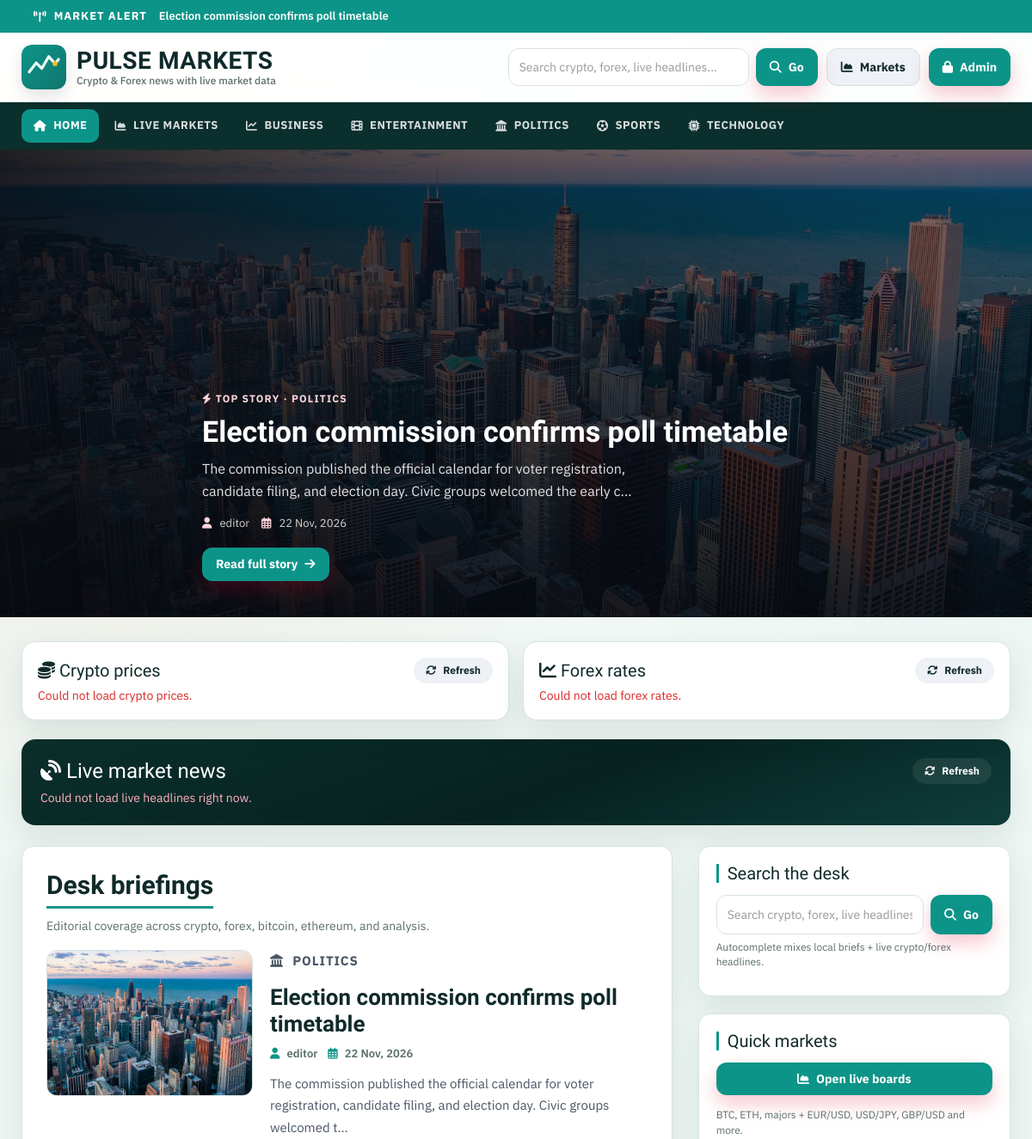
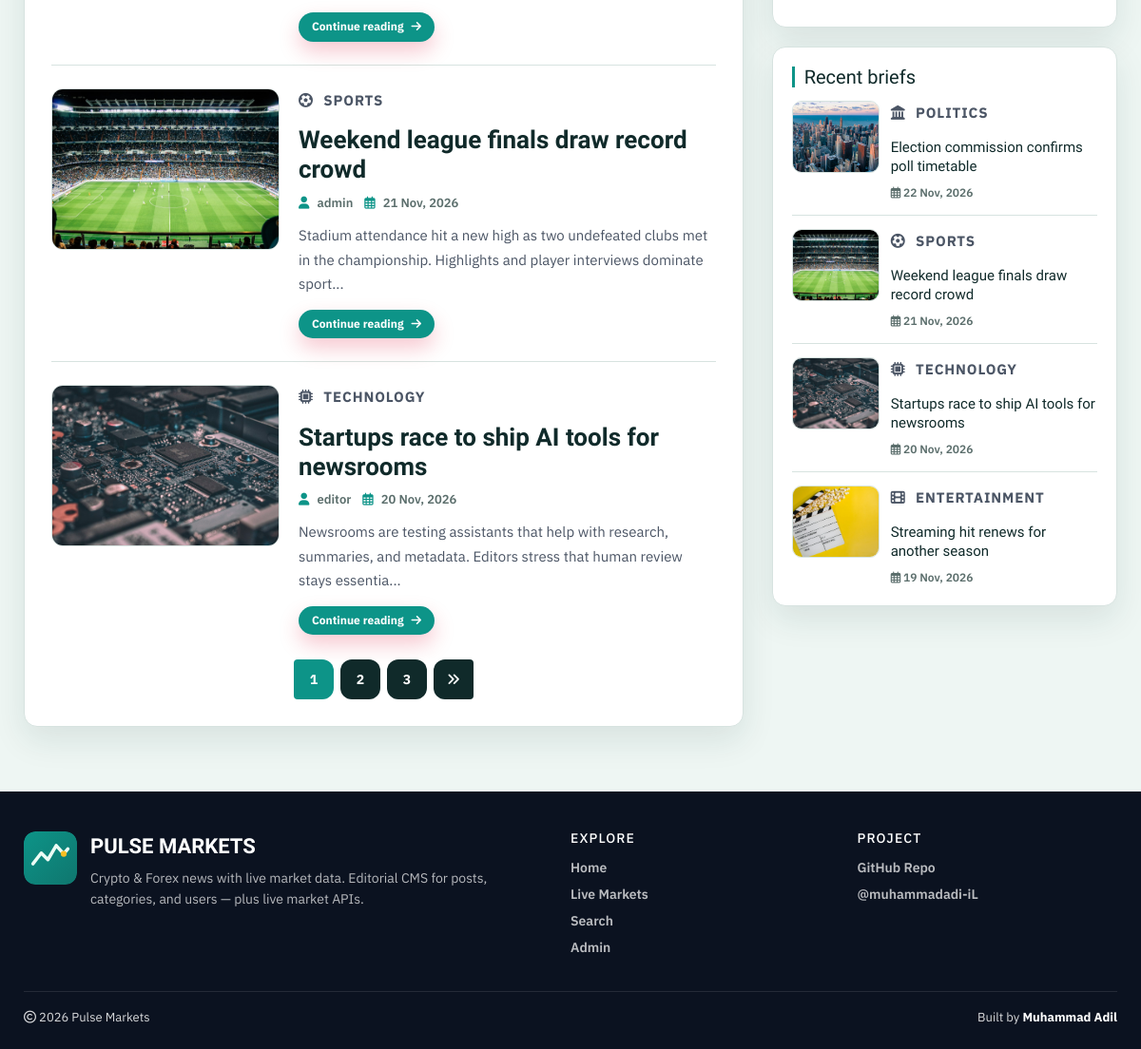
Before: / with the older database file (2 pictures, top to bottom).
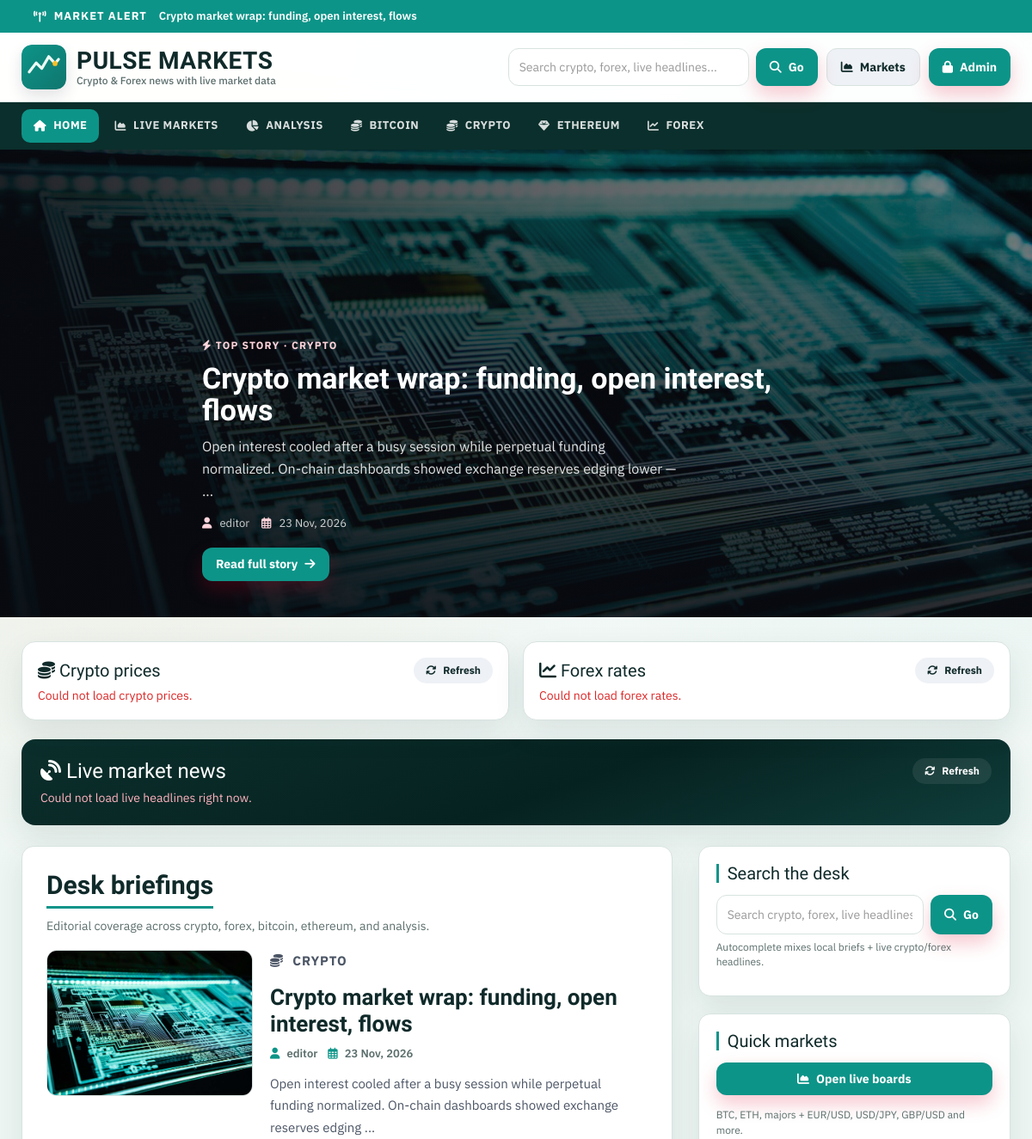
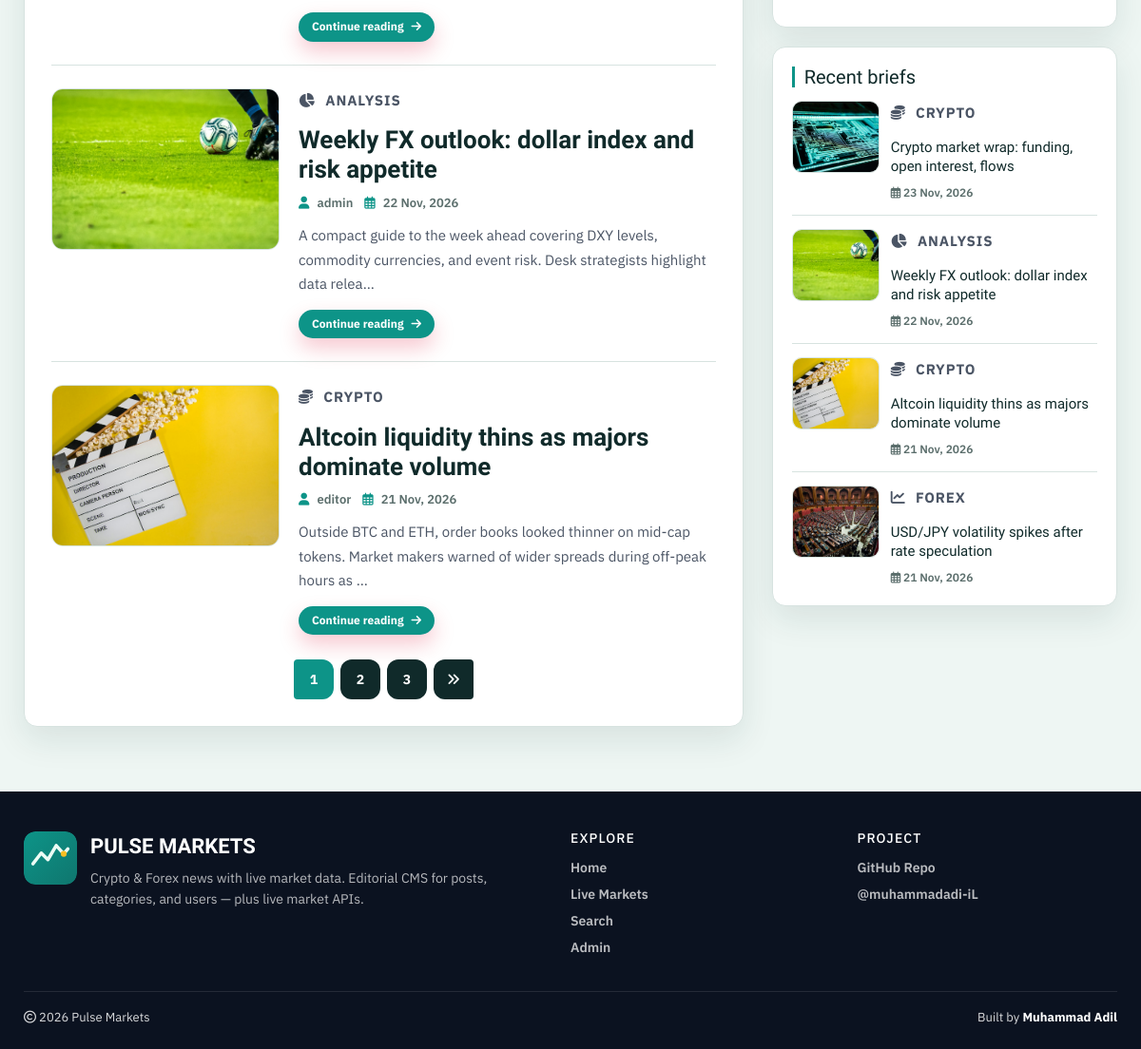
After: the same page with the newer database file (2 pictures, top to bottom).
### tables this page shows
CREATE TABLE `posts` (
  `id` int(11) NOT NULL AUTO_INCREMENT,
  `post_title` varchar(200) NOT NULL,
  `post_keywords` text NOT NULL,
  `post_content` int(11) NOT NULL,
  `post_date` varchar(50) NOT NULL,
  `post_author` int(11) NOT NULL,
  `post_image` varchar(255) NOT NULL DEFAULT 'post-format.jpg',
  PRIMARY KEY (`id`)
);

CREATE TABLE `category` (
  `id` int(11) NOT NULL AUTO_INCREMENT,
  `category_name` varchar(100) NOT NULL,
  `post` int(11) NOT NULL DEFAULT 0,
  PRIMARY KEY (`id`)
);

CREATE TABLE `users` (
  `id` int(11) NOT NULL AUTO_INCREMENT,
  `first_name` varchar(30) NOT NULL,
  `last_name` varchar(30) NOT NULL,
  `username` varchar(30) DEFAULT NULL,
  `password` varchar(40) DEFAULT NULL,
  `role` int(11) NOT NULL COMMENT '1=Admin, 0=Normal',
  PRIMARY KEY (`id`)
);

### includes/helpers.php (called while the page is built, shortened)
<?php
function post_image_src($filename, $prefix = '')
{
    $filename = trim((string) $filename);
    $candidates = [
        'images/' . $filename,
        'admin/upload/' . $filename,
    ];
    $root = dirname(__DIR__);
    foreach ($candidates as $rel) {
        if (is_file($root . '/' . $rel)) {
            return $prefix . $rel;
        }
    }
    return $prefix . 'images/post-format.jpg';
}
function e($value)
{
    return htmlspecialchars((string) $value, ENT_QUOTES, 'UTF-8');
}
function category_icon($name)
{
    $key = strtolower(trim((string) $name));
    $map = [
        'crypto' => 'fa-coins',
        'bitcoin' => 'fa-coins',
        'ethereum' => 'fa-gem',
        'forex' => 'fa-chart-line',
        'analysis' => 'fa-chart-pie',
        'macro' => 'fa-globe',
        'defi' => 'fa-link',
        'markets' => 'fa-chart-area',
        'politics' => 'fa-landmark',
        'sports' => 'fa-futbol',
        'business' => 'fa-chart-line',
        'entertainment' => 'fa-film',
        'technology' => 'fa-microchip',
        'health' => 'fa-heart-pulse',
        'science' => 'fa-flask',
        'world' => 'fa-earth-americas',
    ];
    return $map[$key] ?? 'fa-bookmark';
}
function site_brand()
{
    return [
        'name' => 'Pulse Markets',
        'short' => 'PULSE',
        'tagline' => 'Crypto & Forex news with live market data',
    ];
}

### config.php (called while the page is built, shortened)
<?php
$hostname = "http://localhost/news-site";
require_once __DIR__ . '/includes/helpers.php';

### index.php (the view, shortened to what this page needs)
<?php include 'header.php'; ?>
    <div id="main-content">
            <?php
            include "config.php";
            $featured_sql = "SELECT posts.id, posts.post_title, posts.post_keywords, posts.post_date, posts.post_author, posts.post_image, category.category_name, users.username, posts.post_content
                             FROM posts
                             LEFT JOIN category ON posts.post_content = category.id
                             LEFT JOIN users ON posts.post_author = users.id
                             ORDER BY posts.id DESC LIMIT 1";
            $featured_res = mysqli_query($conn, $featured_sql);
            $featured = $featured_res ? mysqli_fetch_assoc($featured_res) : null;
            if ($featured) {
                $fimg = post_image_src($featured['post_image']);
            ?>
            <section class="hero-bleed">
                <img class="hero-photo" src="<?php echo e($fimg); ?>" alt="<?php echo e($featured['post_title']); ?>">
                <div class="container hero-copy">
                    <p class="hero-kicker"><i class="fa-solid fa-bolt"></i> Top Story · <?php echo e($featured['category_name']); ?></p>
                    <h1 class="hero-title"><a href="single.php?id=<?php echo (int) $featured['id']; ?>"><?php echo e($featured['post_title']); ?></a></h1>
                    <p class="hero-deck"><?php echo e(substr($featured['post_keywords'], 0, 140)); ?>...</p>
                    <div class="hero-meta">
                        <span><i class="fa-solid fa-user"></i> <?php echo e($featured['username']); ?></span>
                        <span><i class="fa-regular fa-calendar-days"></i> <?php echo e($featured['post_date']); ?></span>
                    </div>
                    <a class="btn btn-accent" href="single.php?id=<?php echo (int) $featured['id']; ?>">
                        Read full story <i class="fa-solid fa-arrow-right"></i>
                    </a>
                </div>
            </section>
            <?php } ?>
        <div class="container">
            <div class="markets-split">
                <div data-vue-crypto data-limit="6"></div>
                <div data-vue-forex data-limit="6"></div>
            </div>
            <div class="live-feed-wrap" data-vue-live data-limit="8"></div>
            <div class="row content-grid">
                <div class="col-xs-12 col-sm-12 col-md-8">
                    <div class="post-container">
                        <div class="section-head">
                            <h2 class="page-heading">Desk briefings</h2>
                            <p class="section-sub">Editorial coverage across crypto, forex, bitcoin, ethereum, and analysis.</p>
                        </div>
                        <?php
                        $limit = 3;
                        $page = isset($_GET['page']) ? max(1, (int) $_GET['page']) : 1;
                        $offset = ($page - 1) * $limit;
                        $sql = "SELECT posts.id, posts.post_title, posts.post_keywords, posts.post_date, posts.post_author, posts.post_image, category.category_name, users.username, posts.post_content FROM posts
                        LEFT JOIN category ON posts.post_content = category.id
                        LEFT JOIN users ON posts.post_author = users.id
                        ORDER BY posts.id DESC LIMIT {$offset}, {$limit}";
                        $result = mysqli_query($conn, $sql) or die("query failed.");
                        if (mysqli_num_rows($result) > 0) {
                            while ($row = mysqli_fetch_assoc($result)) {
                                $img = post_image_src($row['post_image']);
                                $icon = category_icon($row['category_name']);
                        ?>
                        <article class="post-content post-card">
                            <div class="post-card-inner">
                                <a class="post-img" href="single.php?id=<?php echo (int) $row['id']; ?>">
                                    <img src="<?php echo e($img); ?>" alt=""/>
                                </a>
                                <div class="inner-content">
                                    <p class="story-eyebrow"><i class="fa-solid <?php echo $icon; ?>"></i> <?php echo e($row['category_name']); ?></p>
                                    <h3><a href="single.php?id=<?php echo (int) $row['id']; ?>"><?php echo e($row['post_title']); ?></a></h3>
                                    <div class="post-information meta-row">
                                        <span><i class="fa-solid fa-user"></i> <a href="author.php?aid=<?php echo (int) $row['post_author']; ?>"><?php echo e($row['username']); ?></a></span>
                                        <span><i class="fa-regular fa-calendar-days"></i> <?php echo e($row['post_date']); ?></span>
                                    </div>
                                    <p class="description">
                                        <?php echo e(substr($row['post_keywords'], 0, 130)) . "..."; ?>
                                    </p>
                                    <a class="btn btn-accent btn-sm" href="single.php?id=<?php echo (int) $row['id']; ?>">
                                        Continue reading <i class="fa-solid fa-arrow-right"></i>
                                    </a>
                                </div>
                            </div>
                        </article>
                        <?php
                            }
                        } else {
                            echo "<p class='empty-state'><i class='fa-regular fa-folder-open'></i> No Record Found</p>";
                        }
                        $sql1 = "SELECT COUNT(*) AS total FROM posts";
                        $result1 = mysqli_query($conn, $sql1) or die('Query Failed.');
                        $total_record = (int) mysqli_fetch_assoc($result1)['total'];
                        $total_page = (int) ceil($total_record / $limit);
                        if ($total_page > 1) {
                           echo "<ul class='pagination admin-pagination'>";
                           for ($i = 1; $i <= $total_page; $i++) {
                               $active = ($i === $page) ? "active" : "";
                               echo '<li class="' . $active . '"><a href="index.php?page=' . $i . '">' . $i . '</a></li>';
                           }
                           if ($total_page > $page) {
                               echo '<li><a href="index.php?page=' . ($page + 1) . '"><i class="fa-solid fa-angles-right"></i></a></li>';
                           }
                           echo "</ul>";
                        }
                        ?>
                    </div>
                </div>
                <?php include 'sidebar.php'; ?>
            </div>
        </div>
    </div>
<?php include 'footer.php'; ?>

### header.php (shortened to what this page needs)
<?php
include "config.php";
$brand = site_brand();
$page = basename($_SERVER['PHP_SELF']);
$breaking = mysqli_query($conn, "SELECT id, post_title FROM posts ORDER BY id DESC LIMIT 1");
$break_row = $breaking ? mysqli_fetch_assoc($breaking) : null;
?>
<!DOCTYPE html>
<html lang="en">
<head>
    <link rel="stylesheet" href="css/bootstrap.min.css" />
    <link rel="stylesheet" href="https://cdnjs.cloudflare.com/ajax/libs/font-awesome/6.5.2/css/all.min.css" />
    <link rel="stylesheet" href="css/style.css">
</head>
<body>
<?php if ($break_row) { ?>
<div class="breaking-bar">
    <div class="container breaking-inner">
        <span class="breaking-label"><i class="fa-solid fa-tower-broadcast"></i> Market Alert</span>
        <a href="single.php?id=<?php echo (int) $break_row['id']; ?>"><?php echo e($break_row['post_title']); ?></a>
    </div>
</div>
<?php } ?>
<header id="header">
    <div class="container">
        <div class="header-inner">
            <a href="<?php echo $hostname; ?>" id="logo" class="brand-lockup">
                <img src="images/logo.svg" alt="<?php echo e($brand['name']); ?>">
                <span class="brand-text">
                    <strong><?php echo e(strtoupper($brand['name'])); ?></strong>
                    <em><?php echo e($brand['tagline']); ?></em>
                </span>
            </a>
            <div class="header-actions header-search-slot">
                <div class="header-vue-search" data-vue-search data-initial=""></div>
                <a class="btn btn-soft" href="markets.php"><i class="fa-solid fa-chart-area"></i><span>Markets</span></a>
                <a class="btn btn-accent" href="admin/"><i class="fa-solid fa-lock"></i><span>Admin</span></a>
            </div>
        </div>
    </div>
</header>
<nav id="menu-bar">
    <div class="container">
        <?php
        $id = isset($_GET['cid']) ? (int) $_GET['cid'] : 0;
        $sql = "SELECT * FROM category ORDER BY category_name ASC";
        $result = mysqli_query($conn, $sql) or die("Query Failed : Category");
        ?>
        <div class="nav-bar-inner">
            <ul class="menu" id="siteMenu">
                <li>
                    <a class="<?php echo ($page === 'index.php' && $id === 0) ? 'active' : ''; ?>" href="<?php echo $hostname; ?>">
                        <i class="fa-solid fa-house"></i> Home
                    </a>
                </li>
                <li>
                    <a class="<?php echo ($page === 'markets.php') ? 'active' : ''; ?>" href="markets.php">
                        <i class="fa-solid fa-chart-area"></i> Live Markets
                    </a>
                </li>
                <?php
                while ($row = mysqli_fetch_assoc($result)) {
                    $active = ($id === (int) $row['id']) ? "active" : "";
                    $icon = category_icon($row['category_name']);
                    echo "<li><a class='{$active}' href='category.php?cid=" . (int) $row['id'] . "'>"
                        . "<i class='fa-solid {$icon}'></i> "
                        . e($row['category_name'])
                        . "</a></li>";
                }
                ?>
            </ul>
        </div>
    </div>
</nav>

### sidebar.php
<div id="sidebar" class="col-xs-12 col-sm-12 col-md-4">
    <div class="side-card search-box-container">
        <h4>Search the desk</h4>
        <div
            data-vue-search
            data-initial="<?php echo isset($_GET['search']) ? e($_GET['search']) : ''; ?>"
        ></div>
        <p class="help-text">Autocomplete mixes local briefs + live crypto/forex headlines.</p>
    </div>
    <div class="side-card side-markets">
        <h4>Quick markets</h4>
        <a class="btn btn-accent btn-block" href="markets.php"><i class="fa-solid fa-chart-area"></i> Open live boards</a>
        <p class="help-text">BTC, ETH, majors + EUR/USD, USD/JPY, GBP/USD and more.</p>
    </div>
    <div class="side-card recent-post-container">
        <h4>Recent briefs</h4>
        <?php
        include "config.php";
        $limit = 4;
        $sql = "SELECT posts.id, posts.post_title, posts.post_date, posts.post_image, category.category_name, posts.post_content FROM posts
                LEFT JOIN category ON posts.post_content = category.id
                ORDER BY posts.id DESC LIMIT {$limit}";
        $result = mysqli_query($conn, $sql) or die("query failed : Recent Post.");
        if (mysqli_num_rows($result) > 0) {
            while ($row = mysqli_fetch_assoc($result)) {
                $img = post_image_src($row['post_image']);
                $icon = category_icon($row['category_name']);
                ?>
        <div class="recent-post">
            <a class="post-img" href="single.php?id=<?php echo (int) $row['id']; ?>">
                <img src="<?php echo e($img); ?>" alt=""/>
            </a>
            <div class="post-content">
                <p class="story-eyebrow"><i class="fa-solid <?php echo $icon; ?>"></i> <?php echo e($row['category_name']); ?></p>
                <h5><a href="single.php?id=<?php echo (int) $row['id']; ?>"><?php echo e($row['post_title']); ?></a></h5>
                <span class="recent-date"><i class="fa-regular fa-calendar-days"></i> <?php echo e($row['post_date']); ?></span>
            </div>
        </div>
                <?php
            }
        }
        ?>
    </div>
</div>

### footer.php (shortened to what this page needs)
<?php $brand = function_exists('site_brand') ? site_brand() : ['name' => 'Pulse Markets', 'tagline' => '']; ?>
<footer id="footer">
    <div class="container">
        <div class="footer-grid">
            <div class="footer-brand">
                <img src="images/logo.svg" alt="<?php echo e($brand['name']); ?>">
                <div>
                    <strong><?php echo e(strtoupper($brand['name'])); ?></strong>
                    <p><?php echo e($brand['tagline']); ?>. Editorial CMS for posts, categories, and users — plus live market APIs.</p>
                </div>
            </div>
            <div class="footer-col">
                <h4>Explore</h4>
                <a href="<?php echo $hostname; ?>">Home</a>
                <a href="markets.php">Live Markets</a>
                <a href="search.php">Search</a>
                <a href="admin/">Admin</a>
            </div>
            <div class="footer-col">
                <h4>Project</h4>
                <a href="https://github.com/muhammadadi-iL/News-Site" target="_blank" rel="noopener">GitHub Repo</a>
                <a href="https://github.com/muhammadadi-iL" target="_blank" rel="noopener">@muhammadadi-iL</a>
            </div>
        </div>
        <div class="footer-bottom">
            <span><i class="fa-regular fa-copyright"></i> <?php echo date('Y'); ?> <?php echo e($brand['name']); ?></span>
            <span>Built by <a href="https://github.com/muhammadadi-iL" target="_blank" rel="noopener">Muhammad Adil</a></span>
        </div>
    </div>
</footer>
</body>
</html>

Changed rows visible on the page:
changed posts: post_title "Election commission confirms poll timetable" → "Crypto market wrap: funding, open interest, flows"; post_image: a different picture; category.category_name "POLITICS" → "CRYPTO"; post_keywords "The commission published the official calendar for voter registration, candidate filing, and election day. Civic groups welcomed the early c" → "Open interest cooled after a busy session while perpetual funding normalized. On-chain dashboards showed exchange reserves edging lower —"; post_date "22 Nov, 2026" → "23 Nov, 2026"; post_keywords "The commission published the official calendar for voter registration, candidate filing, and election day. Civic groups welcomed t" → "Open interest cooled after a busy session while perpetual funding normalized. On-chain dashboards showed exchange reserves edging"
changed category: category_name "TECHNOLOGY" → "ANALYSIS"; moves up the list
changed category: category_name "BUSINESS" → "BITCOIN"
changed category: category_name "POLITICS" → "CRYPTO"; moves down the list
changed category: category_name "ENTERTAINMENT" → "ETHEREUM"
changed category: category_name "SPORTS" → "FOREX"
changed posts "admin": post_image: a different picture; category.category_name "SPORTS" → "ANALYSIS"; post_title "Weekend league finals draw record crowd" → "Weekly FX outlook: dollar index and risk appetite"; post_date "21 Nov, 2026" → "22 Nov, 2026"; post_keywords "Stadium attendance hit a new high as two undefeated clubs met in the championship. Highlights and player interviews dominate sport" → "A compact guide to the week ahead covering DXY levels, commodity currencies, and event risk. Desk strategists highlight data relea"
changed posts: post_image: a different picture; category.category_name "TECHNOLOGY" → "CRYPTO"; post_title "Startups race to ship AI tools for newsrooms" → "Altcoin liquidity thins as majors dominate volume"; post_date "20 Nov, 2026" → "21 Nov, 2026"; post_keywords "Newsrooms are testing assistants that help with research, summaries, and metadata. Editors stress that human review stays essentia" → "Outside BTC and ETH, order books looked thinner on mid-cap tokens. Market makers warned of wider spreads during off-peak hours as"
changed posts: post_image: a different picture; category.category_name "ENTERTAINMENT" → "FOREX"; post_title "Streaming hit renews for another season" → "USD/JPY volatility spikes after rate speculation"; post_date "19 Nov, 2026" → "21 Nov, 2026"
